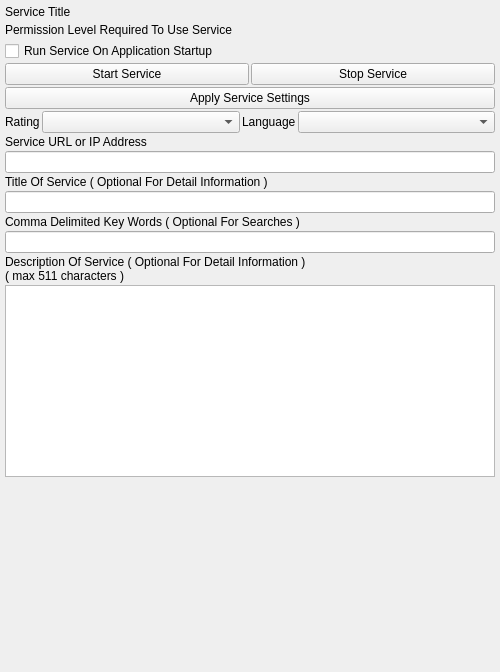
<?xml version="1.0" encoding="UTF-8"?>
<ui version="4.0">
 <class>AppletServiceBaseUi</class>
 <widget class="QWidget" name="AppletServiceBaseUi">
  <property name="geometry">
   <rect>
    <x>0</x>
    <y>0</y>
    <width>500</width>
    <height>672</height>
   </rect>
  </property>
  <property name="windowTitle">
   <string>Service</string>
  </property>
  <layout class="QVBoxLayout" name="verticalLayout">
   <property name="spacing">
    <number>2</number>
   </property>
   <property name="leftMargin">
    <number>5</number>
   </property>
   <property name="topMargin">
    <number>5</number>
   </property>
   <property name="rightMargin">
    <number>5</number>
   </property>
   <property name="bottomMargin">
    <number>5</number>
   </property>
   <item>
    <widget class="QLabel" name="m_ServiceTitleLabel">
     <property name="text">
      <string>Service Title</string>
     </property>
     <property name="wordWrap">
      <bool>true</bool>
     </property>
    </widget>
   </item>
   <item>
    <widget class="InformationWidget" name="m_InfoWidget" native="true"/>
   </item>
   <item>
    <widget class="QLabel" name="m_PermissionLabel">
     <property name="text">
      <string>Permission Level Required To Use Service</string>
     </property>
    </widget>
   </item>
   <item>
    <widget class="PermissionWidget" name="m_PermissionWidget" native="true"/>
   </item>
   <item>
    <widget class="QCheckBox" name="m_RunOnStartupCheckBox">
     <property name="text">
      <string>Run Service On Application Startup</string>
     </property>
    </widget>
   </item>
   <item>
    <layout class="QHBoxLayout" name="horizontalLayout">
     <item>
      <widget class="QPushButton" name="m_StartButton">
       <property name="text">
        <string>Start Service</string>
       </property>
      </widget>
     </item>
     <item>
      <widget class="QPushButton" name="m_StopButton">
       <property name="sizePolicy">
        <sizepolicy hsizetype="Minimum" vsizetype="Preferred">
         <horstretch>0</horstretch>
         <verstretch>0</verstretch>
        </sizepolicy>
       </property>
       <property name="minimumSize">
        <size>
         <width>0</width>
         <height>0</height>
        </size>
       </property>
       <property name="text">
        <string>Stop Service</string>
       </property>
      </widget>
     </item>
    </layout>
   </item>
   <item>
    <widget class="QPushButton" name="m_ApplyButton">
     <property name="text">
      <string>Apply Service Settings</string>
     </property>
    </widget>
   </item>
   <item>
    <layout class="QHBoxLayout" name="horizontalLayout_2">
     <item>
      <widget class="QLabel" name="label_5">
       <property name="text">
        <string>Rating</string>
       </property>
      </widget>
     </item>
     <item>
      <widget class="QComboBox" name="m_ContentRatingComboBox">
       <property name="sizePolicy">
        <sizepolicy hsizetype="Expanding" vsizetype="Preferred">
         <horstretch>0</horstretch>
         <verstretch>0</verstretch>
        </sizepolicy>
       </property>
       <property name="maxCount">
        <number>100</number>
       </property>
      </widget>
     </item>
     <item>
      <widget class="QLabel" name="label_4">
       <property name="text">
        <string>Language</string>
       </property>
      </widget>
     </item>
     <item>
      <widget class="QComboBox" name="m_LanguageComboBox">
       <property name="sizePolicy">
        <sizepolicy hsizetype="Expanding" vsizetype="Preferred">
         <horstretch>0</horstretch>
         <verstretch>0</verstretch>
        </sizepolicy>
       </property>
      </widget>
     </item>
    </layout>
   </item>
   <item>
    <widget class="QLabel" name="m_UrlDescriptionLabelIpv4">
     <property name="text">
      <string>Service URL or IP Address </string>
     </property>
    </widget>
   </item>
   <item>
    <widget class="QLineEdit" name="m_UrlEdit">
     <property name="maxLength">
      <number>63</number>
     </property>
    </widget>
   </item>
   <item>
    <widget class="QLabel" name="m_UserDisplayedNameLabel">
     <property name="text">
      <string>Title Of Service ( Optional For Detail Information )</string>
     </property>
    </widget>
   </item>
   <item>
    <widget class="QLineEdit" name="m_NameEdit">
     <property name="maxLength">
      <number>127</number>
     </property>
    </widget>
   </item>
   <item>
    <widget class="QLabel" name="m_KeyWordsLabel">
     <property name="sizePolicy">
      <sizepolicy hsizetype="Preferred" vsizetype="Preferred">
       <horstretch>0</horstretch>
       <verstretch>0</verstretch>
      </sizepolicy>
     </property>
     <property name="text">
      <string>Comma Delimited Key Words ( Optional For Searches )</string>
     </property>
    </widget>
   </item>
   <item>
    <widget class="QLineEdit" name="m_KeyWordsEdit">
     <property name="maxLength">
      <number>63</number>
     </property>
    </widget>
   </item>
   <item>
    <widget class="QLabel" name="m_DescriptionLabel">
     <property name="text">
      <string>Description Of Service ( Optional For Detail Information )
( max 511 characters )</string>
     </property>
    </widget>
   </item>
   <item>
    <widget class="QPlainTextEdit" name="m_DescriptionEdit">
     <property name="sizePolicy">
      <sizepolicy hsizetype="Expanding" vsizetype="Preferred">
       <horstretch>0</horstretch>
       <verstretch>0</verstretch>
      </sizepolicy>
     </property>
    </widget>
   </item>
   <item>
    <widget class="ThumbnailEditWidget" name="m_ThumbnailEditWidget" native="true">
     <property name="sizePolicy">
      <sizepolicy hsizetype="Minimum" vsizetype="Expanding">
       <horstretch>0</horstretch>
       <verstretch>0</verstretch>
      </sizepolicy>
     </property>
     <property name="minimumSize">
      <size>
       <width>0</width>
       <height>0</height>
      </size>
     </property>
    </widget>
   </item>
  </layout>
 </widget>
 <customwidgets>
  <customwidget>
   <class>ThumbnailEditWidget</class>
   <extends>QWidget</extends>
   <header>ThumbnailEditWidget.h</header>
   <container>1</container>
  </customwidget>
  <customwidget>
   <class>PermissionWidget</class>
   <extends>QWidget</extends>
   <header>PermissionWidget.h</header>
   <container>1</container>
  </customwidget>
  <customwidget>
   <class>InformationWidget</class>
   <extends>QWidget</extends>
   <header>InformationWidget.h</header>
   <container>1</container>
  </customwidget>
 </customwidgets>
 <resources/>
 <connections/>
</ui>
